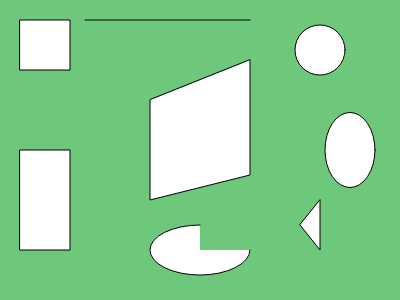
Frame 1 (no input)
Frame 60 (no input): identical to frame 1, image omitted
Frame 120 (the mouse pressed at the canvas centre since frame 60): identical to frame 1, image omitted

The p5.js sketch that drew this single still picture (run headless with seeded random() and noise() and a simulated clock; from frame 60 on, the mouse is pressed at the canvas centre):

// p5.js sketch
// ── sketch.js
function setup() {
  createCanvas(400, 300);
}

function draw() {
  // (red, green, blue)
  background(110, 200, 123);
  
  // (Upper left corner x, upper left corner y, width/height)
  square(20, 20, 50);
  
  // (Upper left corner x, upper left corner y,
  // width, height)
  rect(20, 150, 50, 100);
  
  // (centroid x, centroid y, diameter)
  circle(320, 50, 50);
  
  // (centroid x, centroid y, width, height)
  ellipse(350, 150, 50, 75)
  
  // (x1, y1, x2, y2)
  line(250, 20, 85, 20);
  
  // (x1, y1, x2, y2, x3, y3)
  triangle(320, 200, 320, 250, 300, 225);
  
  // (x1, y1, x2, y2, x3, y3, x4, y4)
  quad(150, 100, 150, 200, 250, 175, 250, 60)
  
  // (x, y, width, height, start, end)
  arc(200, 250, 100, 50, 0, 1.5 * PI);
}
